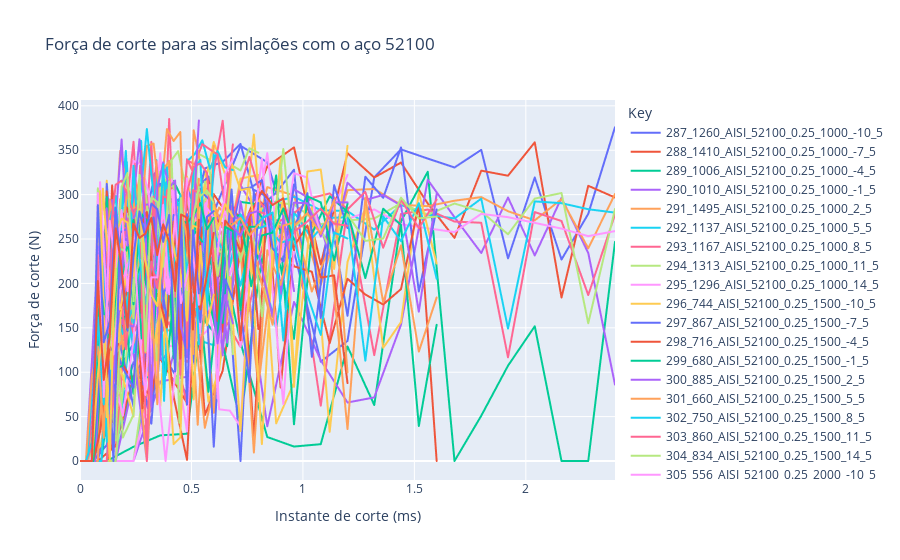

The code cell stored with this chart in its notebook:
### Code cell
import plotly.express as px

fig = px.line(df_pivoted_2[df_pivoted_2["material"]=="AISI_52100"], x="x", y="y", color='Key',
                            labels={
                     "y": "Força de corte (N)",
                     "x": "Instante de corte (ms)",
                 },
                title="Força de corte para as simlações com o aço 52100")
fig.show()
